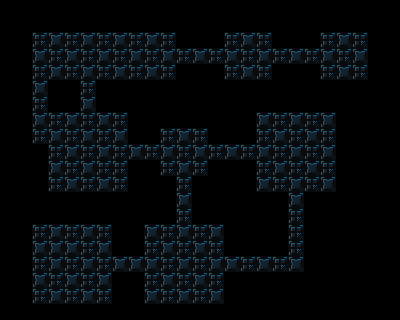

A level layout from a 2D game, rendered from its tile map. Below: a short description, then the map file with tile-grid data replaced by summaries:
An orthogonal 25x20 tile map with 16x16 px tiles, 1 tile layer (background) and 203 objects (150x tile, 27x destructible, 7x triggerable, 6x pressure_plate, 6x pickup_bomb, ...).

<map version="1.4" tiledversion="2020.10.30" orientation="orthogonal" renderorder="right-down" width="25" height="20" tilewidth="16" tileheight="16" infinite="0" nextlayerid="6" nextobjectid="393">
 <properties>
  <property name="display_name" value="sneaky bastard dlfjg" />
  <property name="has_video_tape" type="bool" value="true" />
  <property name="next_level" value="./data/levels/tmx/L51.tmx" />
  <property name="player_bomb_count" value="1" />
 </properties>
 <tileset firstgid="1" name="newtiledsheet" tilewidth="16" tileheight="16" tilecount="180" columns="9">
  <image source="../../newtiledsheet.png" width="144" height="320" />
 </tileset>
 <layer id="1" name="background" width="25" height="20">
  <data>[500 cells, 500 non-empty, 5 distinct tile ids]</data>
 </layer>
 <objectgroup id="4" name="objects">
  <object id="176" type="actor" gid="46" x="48" y="64" width="16" height="16" />
  <object id="177" type="destructible" gid="21" x="192" y="64" width="16" height="16" />
  <object id="179" type="triggerable" gid="7" x="80" y="96" width="16" height="16">
   <properties>
    <property name="triggered_id" type="int" value="5" />
   </properties>
  </object>
  <object id="180" type="pressure_plate" gid="54" x="240" y="64" width="16" height="16">
   <properties>
    <property name="triggers" type="int" value="4" />
   </properties>
  </object>
  <object id="181" type="switch" gid="34" x="80" y="160" width="16" height="16">
   <properties>
    <property name="triggers" type="int" value="5" />
   </properties>
  </object>
  <object id="182" type="pressure_plate" gid="54" x="80" y="80" width="16" height="16">
   <properties>
    <property name="triggers" type="int" value="1" />
   </properties>
  </object>
  <object id="184" type="destructible" gid="21" x="64" y="144" width="16" height="16" />
  <object id="185" type="destructible" gid="21" x="64" y="160" width="16" height="16" />
  <object id="186" type="destructible" gid="21" x="64" y="176" width="16" height="16" />
  <object id="187" type="destructible" gid="21" x="96" y="176" width="16" height="16" />
  <object id="189" type="destructible" gid="21" x="96" y="160" width="16" height="16" />
  <object id="190" type="destructible" gid="21" x="96" y="144" width="16" height="16" />
  <object id="191" type="destructible" gid="21" x="80" y="176" width="16" height="16" />
  <object id="192" type="destructible" gid="21" x="80" y="144" width="16" height="16" />
  <object id="193" type="triggerable" gid="17" x="128" y="160" width="16" height="16">
   <properties>
    <property name="triggered_id" type="int" value="1" />
   </properties>
  </object>
  <object id="195" type="pressure_plate" gid="54" x="288" y="160" width="16" height="16">
   <properties>
    <property name="triggers" type="int" value="2" />
   </properties>
  </object>
  <object id="196" type="pressure_plate" gid="54" x="176" y="272" width="16" height="16">
   <properties>
    <property name="triggers" type="int" value="3" />
   </properties>
  </object>
  <object id="197" type="triggerable" gid="17" x="128" y="272" width="16" height="16">
   <properties>
    <property name="triggered_id" type="int" value="2" />
   </properties>
  </object>
  <object id="198" type="pickup_bomb" gid="43" x="32" y="240" width="16" height="16" />
  <object id="199" type="pickup_bomb" gid="43" x="32" y="256" width="16" height="16" />
  <object id="200" type="pickup_bomb" gid="43" x="48" y="240" width="16" height="16" />
  <object id="201" type="pickup_bomb" gid="43" x="48" y="256" width="16" height="16" />
  <object id="202" type="destructible" gid="21" x="64" y="240" width="16" height="16" />
  <object id="203" type="destructible" gid="21" x="64" y="256" width="16" height="16" />
  <object id="204" type="destructible" gid="21" x="64" y="272" width="16" height="16" />
  <object id="205" type="destructible" gid="21" x="48" y="272" width="16" height="16" />
  <object id="206" type="destructible" gid="21" x="32" y="272" width="16" height="16" />
  <object id="207" type="destructible" gid="21" x="32" y="288" width="16" height="16" />
  <object id="208" type="destructible" gid="21" x="48" y="288" width="16" height="16" />
  <object id="209" type="destructible" gid="21" x="64" y="288" width="16" height="16" />
  <object id="210" type="destructible" gid="21" x="80" y="288" width="16" height="16" />
  <object id="211" type="destructible" gid="21" x="80" y="272" width="16" height="16" />
  <object id="212" type="destructible" gid="21" x="80" y="256" width="16" height="16" />
  <object id="213" type="destructible" gid="21" x="80" y="240" width="16" height="16" />
  <object id="214" type="pickup_bomb" gid="43" x="96" y="240" width="16" height="16" />
  <object id="215" type="pickup_bomb" gid="43" x="32" y="304" width="16" height="16" />
  <object id="220" type="triggerable" gid="16" x="224" y="272" width="16" height="16">
   <properties>
    <property name="triggered_id" type="int" value="3" />
   </properties>
  </object>
  <object id="222" type="triggerable" gid="17" x="288" y="64" width="16" height="16">
   <properties>
    <property name="triggered_id" type="int" value="6" />
   </properties>
  </object>
  <object id="223" type="triggerable" gid="17" x="272" y="64" width="16" height="16">
   <properties>
    <property name="triggered_id" type="int" value="4" />
   </properties>
  </object>
  <object id="224" type="triggerable" gid="17" x="304" y="64" width="16" height="16">
   <properties>
    <property name="triggered_id" type="int" value="7" />
   </properties>
  </object>
  <object id="225" type="scene_switching_tile" gid="32" x="368" y="64" width="16" height="16" />
  <object id="226" type="destructible" gid="21" x="320" y="48" width="16" height="16" />
  <object id="227" type="destructible" gid="21" x="336" y="48" width="16" height="16" />
  <object id="230" type="destructible" gid="21" x="320" y="80" width="16" height="16" />
  <object id="231" type="destructible" gid="21" x="336" y="80" width="16" height="16" />
  <object id="232" type="destructible" gid="21" x="352" y="80" width="16" height="16" />
  <object id="233" type="video_tape" gid="66" x="352" y="48" width="16" height="16" />
  <object id="234" type="destructible" gid="21" x="352" y="48" width="16" height="16" />
  <object id="235" type="pressure_plate" gid="54" x="144" y="64" width="16" height="16">
   <properties>
    <property name="triggers" type="int" value="6" />
   </properties>
  </object>
  <object id="236" type="pressure_plate" gid="54" x="176" y="160" width="16" height="16">
   <properties>
    <property name="triggers" type="int" value="7" />
   </properties>
  </object>
  <object id="237" type="tile" gid="1" x="32" y="32" width="16" height="16" />
  <object id="238" type="tile" gid="1" x="48" y="32" width="16" height="16" />
  <object id="239" type="tile" gid="1" x="64" y="32" width="16" height="16" />
  <object id="240" type="tile" gid="1" x="80" y="32" width="16" height="16" />
  <object id="241" type="tile" gid="1" x="96" y="32" width="16" height="16" />
  <object id="242" type="tile" gid="1" x="112" y="32" width="16" height="16" />
  <object id="243" type="tile" gid="1" x="128" y="32" width="16" height="16" />
  <object id="244" type="tile" gid="1" x="144" y="32" width="16" height="16" />
  <object id="245" type="tile" gid="1" x="160" y="32" width="16" height="16" />
  <object id="246" type="tile" gid="1" x="176" y="48" width="16" height="16" />
  <object id="247" type="tile" gid="1" x="192" y="48" width="16" height="16" />
  <object id="248" type="tile" gid="1" x="208" y="48" width="16" height="16" />
  <object id="249" type="tile" gid="1" x="224" y="32" width="16" height="16" />
  <object id="250" type="tile" gid="1" x="240" y="32" width="16" height="16" />
  <object id="251" type="tile" gid="1" x="256" y="32" width="16" height="16" />
  </objectgroup>
</map>
<!-- 138 of 203 objects omitted -->
